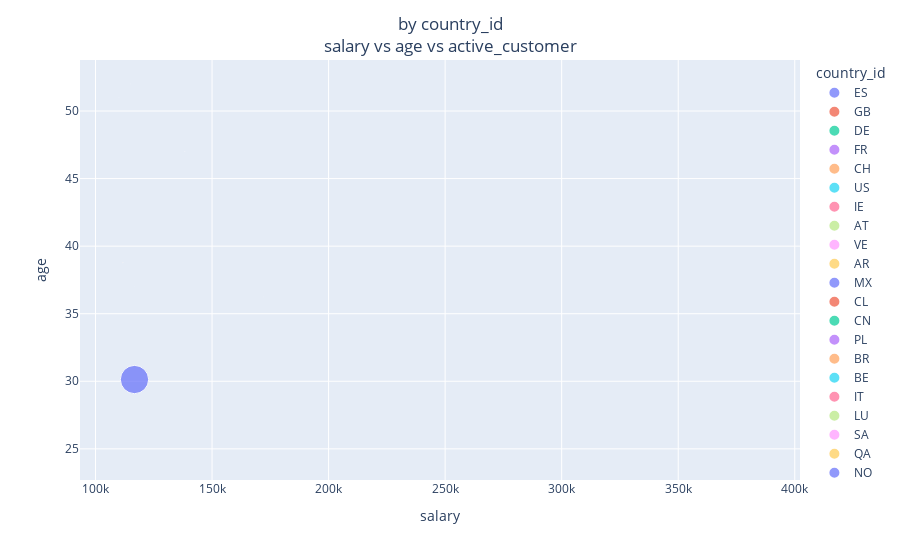

Here is the notebook cell this chart was saved with:
### Code cell
x_y_size = {"salary": "mean", "age": "mean", "active_customer": "sum"}
four_feature_scatterer(df, "country_id", x_y_size)

### Figure 1 — Plotly figure (JSON) as saved in the notebook; plotly's stock layout.template omitted (floating-point values rounded to 4 significant figures)
{"data": [{"hovertemplate": "country_id=ES<br>salary=%{x}<br>age=%{y}<br>active_customer=%{marker.size}<extra></extra>", "legendgroup": "ES", "marker": {"color": "#636efa", "size": [2403857], "sizemode": "area", "sizeref": 6010.0, "symbol": "circle"}, "mode": "markers", "name": "ES", "orientation": "v", "showlegend": true, "type": "scatter", "x": [116700.0], "xaxis": "x", "y": [30.13], "yaxis": "y"}, {"hovertemplate": "country_id=GB<br>salary=%{x}<br>age=%{y}<br>active_customer=%{marker.size}<extra></extra>", "legendgroup": "GB", "marker": {"color": "#EF553B", "size": [359], "sizemode": "area", "sizeref": 6010.0, "symbol": "circle"}, "mode": "markers", "name": "GB", "orientation": "v", "showlegend": true, "type": "scatter", "x": [111800.0], "xaxis": "x", "y": [38.78], "yaxis": "y"}, {"hovertemplate": "country_id=DE<br>salary=%{x}<br>age=%{y}<br>active_customer=%{marker.size}<extra></extra>", "legendgroup": "DE", "marker": {"color": "#00cc96", "size": [188], "sizemode": "area", "sizeref": 6010.0, "symbol": "circle"}, "mode": "markers", "name": "DE", "orientation": "v", "showlegend": true, "type": "scatter", "x": [null], "xaxis": "x", "y": [40.7], "yaxis": "y"}, {"hovertemplate": "country_id=FR<br>salary=%{x}<br>age=%{y}<br>active_customer=%{marker.size}<extra></extra>", "legendgroup": "FR", "marker": {"color": "#ab63fa", "size": [160], "sizemode": "area", "sizeref": 6010.0, "symbol": "circle"}, "mode": "markers", "name": "FR", "orientation": "v", "showlegend": true, "type": "scatter", "x": [null], "xaxis": "x", "y": [39.85], "yaxis": "y"}, {"hovertemplate": "country_id=CH<br>salary=%{x}<br>age=%{y}<br>active_customer=%{marker.size}<extra></extra>", "legendgroup": "CH", "marker": {"color": "#FFA15A", "size": [142], "sizemode": "area", "sizeref": 6010.0, "symbol": "circle"}, "mode": "markers", "name": "CH", "orientation": "v", "showlegend": true, "type": "scatter", "x": [138300.0], "xaxis": "x", "y": [47.01], "yaxis": "y"}, {"hovertemplate": "country_id=US<br>salary=%{x}<br>age=%{y}<br>active_customer=%{marker.size}<extra></extra>", "legendgroup": "US", "marker": {"color": "#19d3f3", "size": [101], "sizemode": "area", "sizeref": 6010.0, "symbol": "circle"}, "mode": "markers", "name": "US", "orientation": "v", "showlegend": true, "type": "scatter", "x": [null], "xaxis": "x", "y": [49.47], "yaxis": "y"}, {"hovertemplate": "country_id=IE<br>salary=%{x}<br>age=%{y}<br>active_customer=%{marker.size}<extra></extra>", "legendgroup": "IE", "marker": {"color": "#FF6692", "size": [51], "sizemode": "area", "sizeref": 6010.0, "symbol": "circle"}, "mode": "markers", "name": "IE", "orientation": "v", "showlegend": true, "type": "scatter", "x": [null], "xaxis": "x", "y": [41.25], "yaxis": "y"}, {"hovertemplate": "country_id=AT<br>salary=%{x}<br>age=%{y}<br>active_customer=%{marker.size}<extra></extra>", "legendgroup": "AT", "marker": {"color": "#B6E880", "size": [51], "sizemode": "area", "sizeref": 6010.0, "symbol": "circle"}, "mode": "markers", "name": "AT", "orientation": "v", "showlegend": true, "type": "scatter", "x": [null], "xaxis": "x", "y": [47.8], "yaxis": "y"}, {"hovertemplate": "country_id=VE<br>salary=%{x}<br>age=%{y}<br>active_customer=%{marker.size}<extra></extra>", "legendgroup": "VE", "marker": {"color": "#FF97FF", "size": [41], "sizemode": "area", "sizeref": 6010.0, "symbol": "circle"}, "mode": "markers", "name": "VE", "orientation": "v", "showlegend": true, "type": "scatter", "x": [null], "xaxis": "x", "y": [37.2], "yaxis": "y"}, {"hovertemplate": "country_id=AR<br>salary=%{x}<br>age=%{y}<br>active_customer=%{marker.size}<extra></extra>", "legendgroup": "AR", "marker": {"color": "#FECB52", "size": [40], "sizemode": "area", "sizeref": 6010.0, "symbol": "circle"}, "mode": "markers", "name": "AR", "orientation": "v", "showlegend": true, "type": "scatter", "x": [null], "xaxis": "x", "y": [35.89], "yaxis": "y"}, {"hovertemplate": "country_id=MX<br>salary=%{x}<br>age=%{y}<br>active_customer=%{marker.size}<extra></extra>", "legendgroup": "MX", "marker": {"color": "#636efa", "size": [36], "sizemode": "area", "sizeref": 6010.0, "symbol": "circle"}, "mode": "markers", "name": "MX", "orientation": "v", "showlegend": true, "type": "scatter", "x": [null], "xaxis": "x", "y": [42.12], "yaxis": "y"}, {"hovertemplate": "country_id=CL<br>salary=%{x}<br>age=%{y}<br>active_customer=%{marker.size}<extra></extra>", "legendgroup": "CL", "marker": {"color": "#EF553B", "size": [30], "sizemode": "area", "sizeref": 6010.0, "symbol": "circle"}, "mode": "markers", "name": "CL", "orientation": "v", "showlegend": true, "type": "scatter", "x": [172200.0], "xaxis": "x", "y": [36.24], "yaxis": "y"}, {"hovertemplate": "country_id=CN<br>salary=%{x}<br>age=%{y}<br>active_customer=%{marker.size}<extra></extra>", "legendgroup": "CN", "marker": {"color": "#00cc96", "size": [27], "sizemode": "area", "sizeref": 6010.0, "symbol": "circle"}, "mode": "markers", "name": "CN", "orientation": "v", "showlegend": true, "type": "scatter", "x": [null], "xaxis": "x", "y": [39.07], "yaxis": "y"}, {"hovertemplate": "country_id=PL<br>salary=%{x}<br>age=%{y}<br>active_customer=%{marker.size}<extra></extra>", "legendgroup": "PL", "marker": {"color": "#ab63fa", "size": [21], "sizemode": "area", "sizeref": 6010.0, "symbol": "circle"}, "mode": "markers", "name": "PL", "orientation": "v", "showlegend": true, "type": "scatter", "x": [null], "xaxis": "x", "y": [34.59], "yaxis": "y"}, {"hovertemplate": "country_id=BR<br>salary=%{x}<br>age=%{y}<br>active_customer=%{marker.size}<extra></extra>", "legendgroup": "BR", "marker": {"color": "#FFA15A", "size": [20], "sizemode": "area", "sizeref": 6010.0, "symbol": "circle"}, "mode": "markers", "name": "BR", "orientation": "v", "showlegend": true, "type": "scatter", "x": [null], "xaxis": "x", "y": [43.37], "yaxis": "y"}, {"hovertemplate": "country_id=BE<br>salary=%{x}<br>age=%{y}<br>active_customer=%{marker.size}<extra></extra>", "legendgroup": "BE", "marker": {"color": "#19d3f3", "size": [20], "sizemode": "area", "sizeref": 6010.0, "symbol": "circle"}, "mode": "markers", "name": "BE", "orientation": "v", "showlegend": true, "type": "scatter", "x": [null], "xaxis": "x", "y": [45.23], "yaxis": "y"}, {"hovertemplate": "country_id=IT<br>salary=%{x}<br>age=%{y}<br>active_customer=%{marker.size}<extra></extra>", "legendgroup": "IT", "marker": {"color": "#FF6692", "size": [19], "sizemode": "area", "sizeref": 6010.0, "symbol": "circle"}, "mode": "markers", "name": "IT", "orientation": "v", "showlegend": true, "type": "scatter", "x": [null], "xaxis": "x", "y": [30.73], "yaxis": "y"}, {"hovertemplate": "country_id=LU<br>salary=%{x}<br>age=%{y}<br>active_customer=%{marker.size}<extra></extra>", "legendgroup": "LU", "marker": {"color": "#B6E880", "size": [17], "sizemode": "area", "sizeref": 6010.0, "symbol": "circle"}, "mode": "markers", "name": "LU", "orientation": "v", "showlegend": true, "type": "scatter", "x": [null], "xaxis": "x", "y": [38.59], "yaxis": "y"}, {"hovertemplate": "country_id=SA<br>salary=%{x}<br>age=%{y}<br>active_customer=%{marker.size}<extra></extra>", "legendgroup": "SA", "marker": {"color": "#FF97FF", "size": [17], "sizemode": "area", "sizeref": 6010.0, "symbol": "circle"}, "mode": "markers", "name": "SA", "orientation": "v", "showlegend": true, "type": "scatter", "x": [null], "xaxis": "x", "y": [44.06], "yaxis": "y"}, {"hovertemplate": "country_id=QA<br>salary=%{x}<br>age=%{y}<br>active_customer=%{marker.size}<extra></extra>", "legendgroup": "QA", "marker": {"color": "#FECB52", "size": [17], "sizemode": "area", "sizeref": 6010.0, "symbol": "circle"}, "mode": "markers", "name": "QA", "orientation": "v", "showlegend": true, "type": "scatter", "x": [null], "xaxis": "x", "y": [30.18], "yaxis": "y"}, {"hovertemplate": "country_id=NO<br>salary=%{x}<br>age=%{y}<br>active_customer=%{marker.size}<extra></extra>", "legendgroup": "NO", "marker": {"color": "#636efa", "size": [17], "sizemode": "area", "sizeref": 6010.0, "symbol": "circle"}, "mode": "markers", "name": "NO", "orientation": "v", "showlegend": true, "type": "scatter", "x": [null], "xaxis": "x", "y": [38.47], "yaxis": "y"}, {"hovertemplate": "country_id=GT<br>salary=%{x}<br>age=%{y}<br>active_customer=%{marker.size}<extra></extra>", "legendgroup": "GT", "marker": {"color": "#EF553B", "size": [17], "sizemode": "area", "sizeref": 6010.0, "symbol": "circle"}, "mode": "markers", "name": "GT", "orientation": "v", "showlegend": true, "type": "scatter", "x": [null], "xaxis": "x", "y": [24.59], "yaxis": "y"}, {"hovertemplate": "country_id=CM<br>salary=%{x}<br>age=%{y}<br>active_customer=%{marker.size}<extra></extra>", "legendgroup": "CM", "marker": {"color": "#00cc96", "size": [17], "sizemode": "area", "sizeref": 6010.0, "symbol": "circle"}, "mode": "markers", "name": "CM", "orientation": "v", "showlegend": true, "type": "scatter", "x": [null], "xaxis": "x", "y": [34.18], "yaxis": "y"}, {"hovertemplate": "country_id=CI<br>salary=%{x}<br>age=%{y}<br>active_customer=%{marker.size}<extra></extra>", "legendgroup": "CI", "marker": {"color": "#ab63fa", "size": [17], "sizemode": "area", "sizeref": 6010.0, "symbol": "circle"}, "mode": "markers", "name": "CI", "orientation": "v", "showlegend": true, "type": "scatter", "x": [null], "xaxis": "x", "y": [51], "yaxis": "y"}, {"hovertemplate": "country_id=DO<br>salary=%{x}<br>age=%{y}<br>active_customer=%{marker.size}<extra></extra>", "legendgroup": "DO", "marker": {"color": "#FFA15A", "size": [17], "sizemode": "area", "sizeref": 6010.0, "symbol": "circle"}, "mode": "markers", "name": "DO", "orientation": "v", "showlegend": true, "type": "scatter", "x": [null], "xaxis": "x", "y": [41.06], "yaxis": "y"}, {"hovertemplate": "country_id=ET<br>salary=%{x}<br>age=%{y}<br>active_customer=%{marker.size}<extra></extra>", "legendgroup": "ET", "marker": {"color": "#19d3f3", "size": [17], "sizemode": "area", "sizeref": 6010.0, "symbol": "circle"}, "mode": "markers", "name": "ET", "orientation": "v", "showlegend": true, "type": "scatter", "x": [null], "xaxis": "x", "y": [48.35], "yaxis": "y"}, {"hovertemplate": "country_id=CA<br>salary=%{x}<br>age=%{y}<br>active_customer=%{marker.size}<extra></extra>", "legendgroup": "CA", "marker": {"color": "#FF6692", "size": [16], "sizemode": "area", "sizeref": 6010.0, "symbol": "circle"}, "mode": "markers", "name": "CA", "orientation": "v", "showlegend": true, "type": "scatter", "x": [110100.0], "xaxis": "x", "y": [51], "yaxis": "y"}, {"hovertemplate": "country_id=RO<br>salary=%{x}<br>age=%{y}<br>active_customer=%{marker.size}<extra></extra>", "legendgroup": "RO", "marker": {"color": "#B6E880", "size": [9], "sizemode": "area", "sizeref": 6010.0, "symbol": "circle"}, "mode": "markers", "name": "RO", "orientation": "v", "showlegend": true, "type": "scatter", "x": [114900.0], "xaxis": "x", "y": [52], "yaxis": "y"}, {"hovertemplate": "country_id=DZ<br>salary=%{x}<br>age=%{y}<br>active_customer=%{marker.size}<extra></extra>", "legendgroup": "DZ", "marker": {"color": "#FF97FF", "size": [6], "sizemode": "area", "sizeref": 6010.0, "symbol": "circle"}, "mode": "markers", "name": "DZ", "orientation": "v", "showlegend": true, "type": "scatter", "x": [385500.0], "xaxis": "x", "y": [39], "yaxis": "y"}, {"hovertemplate": "country_id=PE<br>salary=%{x}<br>age=%{y}<br>active_customer=%{marker.size}<extra></extra>", "legendgroup": "PE", "marker": {"color": "#FECB52", "size": [4], "sizemode": "area", "sizeref": 6010.0, "symbol": "circle"}, "mode": "markers", "name": "PE", "orientation": "v", "showlegend": true, "type": "scatter", "x": [116800.0], "xaxis": "x", "y": [37], "yaxis": "y"}, {"hovertemplate": "country_id=DJ<br>salary=%{x}<br>age=%{y}<br>active_customer=%{marker.size}<extra></extra>", "legendgroup": "DJ", "marker": {"color": "#636efa", "size": [0], "sizemode": "area", "sizeref": 6010.0, "symbol": "circle"}, "mode": "markers", "name": "DJ", "orientation": "v", "showlegend": true, "type": "scatter", "x": [null], "xaxis": "x", "y": [39.09], "yaxis": "y"}, {"hovertemplate": "country_id=SN<br>salary=%{x}<br>age=%{y}<br>active_customer=%{marker.size}<extra></extra>", "legendgroup": "SN", "marker": {"color": "#EF553B", "size": [0], "sizemode": "area", "sizeref": 6010.0, "symbol": "circle"}, "mode": "markers", "name": "SN", "orientation": "v", "showlegend": true, "type": "scatter", "x": [null], "xaxis": "x", "y": [32.29], "yaxis": "y"}, {"hovertemplate": "country_id=SE<br>salary=%{x}<br>age=%{y}<br>active_customer=%{marker.size}<extra></extra>", "legendgroup": "SE", "marker": {"color": "#00cc96", "size": [0], "sizemode": "area", "sizeref": 6010.0, "symbol": "circle"}, "mode": "markers", "name": "SE", "orientation": "v", "showlegend": true, "type": "scatter", "x": [null], "xaxis": "x", "y": [33.77], "yaxis": "y"}, {"hovertemplate": "country_id=RU<br>salary=%{x}<br>age=%{y}<br>active_customer=%{marker.size}<extra></extra>", "legendgroup": "RU", "marker": {"color": "#ab63fa", "size": [0], "sizemode": "area", "sizeref": 6010.0, "symbol": "circle"}, "mode": "markers", "name": "RU", "orientation": "v", "showlegend": true, "type": "scatter", "x": [null], "xaxis": "x", "y": [24.53], "yaxis": "y"}, {"hovertemplate": "country_id=HU<br>salary=%{x}<br>age=%{y}<br>active_customer=%{marker.size}<extra></extra>", "legendgroup": "HU", "marker": {"color": "#FFA15A", "size": [0], "sizemode": "area", "sizeref": 6010.0, "symbol": "circle"}, "mode": "markers", "name": "HU", "orientation": "v", "showlegend": true, "type": "scatter", "x": [null], "xaxis": "x", "y": [40.38], "yaxis": "y"}, {"hovertemplate": "country_id=PT<br>salary=%{x}<br>age=%{y}<br>active_customer=%{marker.size}<extra></extra>", "legendgroup": "PT", "marker": {"color": "#19d3f3", "size": [0], "sizemode": "area", "sizeref": 6010.0, "symbol": "circle"}, "mode": "markers", "name": "PT", "orientation": "v", "showlegend": true, "type": "scatter", "x": [null], "xaxis": "x", "y": [39.91], "yaxis": "y"}, {"hovertemplate": "country_id=GA<br>salary=%{x}<br>age=%{y}<br>active_customer=%{marker.size}<extra></extra>", "legendgroup": "GA", "marker": {"color": "#FF6692", "size": [0], "sizemode": "area", "sizeref": 6010.0, "symbol": "circle"}, "mode": "markers", "name": "GA", "orientation": "v", "showlegend": true, "type": "scatter", "x": [null], "xaxis": "x", "y": [25.41], "yaxis": "y"}, {"hovertemplate": "country_id=MR<br>salary=%{x}<br>age=%{y}<br>active_customer=%{marker.size}<extra></extra>", "legendgroup": "MR", "marker": {"color": "#B6E880", "size": [0], "sizemode": "area", "sizeref": 6010.0, "symbol": "circle"}, "mode": "markers", "name": "MR", "orientation": "v", "showlegend": true, "type": "scatter", "x": [null], "xaxis": "x", "y": [24.47], "yaxis": "y"}, {"hovertemplate": "country_id=MA<br>salary=%{x}<br>age=%{y}<br>active_customer=%{marker.size}<extra></extra>", "legendgroup": "MA", "marker": {"color": "#FF97FF", "size": [0], "sizemode": "area", "sizeref": 6010.0, "symbol": "circle"}, "mode": "markers", "name": "MA", "orientation": "v", "showlegend": true, "type": "scatter", "x": [null], "xaxis": "x", "y": [28.82], "yaxis": "y"}, {"hovertemplate": "country_id=JM<br>salary=%{x}<br>age=%{y}<br>active_customer=%{marker.size}<extra></extra>", "legendgroup": "JM", "marker": {"color": "#FECB52", "size": [0], "sizemode": "area", "sizeref": 6010.0, "symbol": "circle"}, "mode": "markers", "name": "JM", "orientation": "v", "showlegend": true, "type": "scatter", "x": [null], "xaxis": "x", "y": [44.82], "yaxis": "y"}, {"hovertemplate": "country_id=CO<br>salary=%{x}<br>age=%{y}<br>active_customer=%{marker.size}<extra></extra>", "legendgroup": "CO", "marker": {"color": "#636efa", "size": [0], "sizemode": "area", "sizeref": 6010.0, "symbol": "circle"}, "mode": "markers", "name": "CO", "orientation": "v", "showlegend": true, "type": "scatter", "x": [null], "xaxis": "x", "y": [31.24], "yaxis": "y"}], "layout": {"barmode": "overlay", "legend": {"itemsizing": "constant", "title": {"text": "country_id"}, "tracegroupgap": 0}, "margin": {"t": 60}, "title": {"text": "by country_id<br>salary vs age vs active_customer", "x": 0.5, "xanchor": "center"}, "xaxis": {"anchor": "y", "domain": [0, 1], "title": {"text": "salary"}}, "yaxis": {"anchor": "x", "domain": [0, 1], "title": {"text": "age"}}}}
